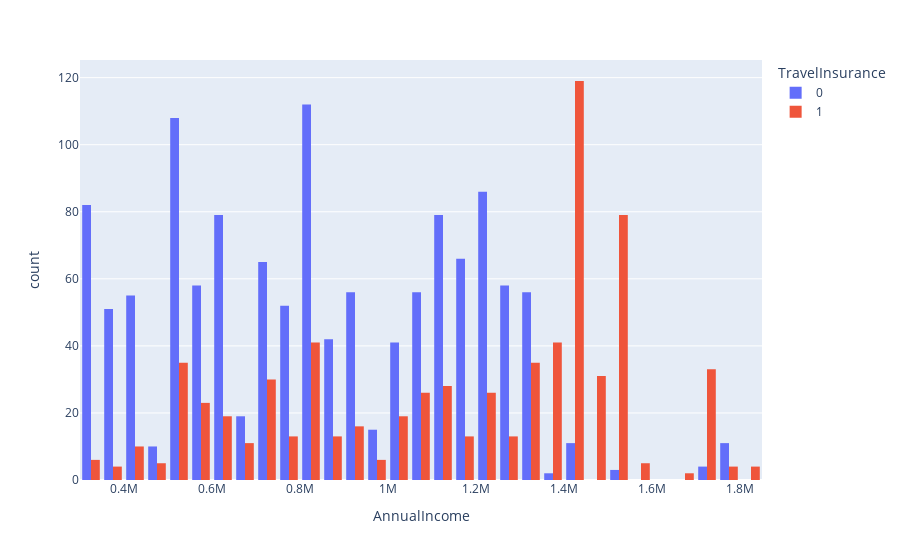

Notebook code for this chart:
### Code cell
# Graficamos la relación entre la variable de entrada y la de salida.
px.histogram(dataset, x='AnnualIncome', color='TravelInsurance', barmode='group')

### Figure 1 — Plotly figure (JSON) as saved in the notebook; plotly's stock layout.template omitted (floating-point values rounded to 4 significant figures; data arrays with more than 128 entries replaced by an {"elided": "..."} marker saying what was removed)
{"data": [{"alignmentgroup": "True", "bingroup": "x", "hovertemplate": "TravelInsurance=0<br>AnnualIncome=%{x}<br>count=%{y}<extra></extra>", "legendgroup": "0", "marker": {"color": "#636efa", "pattern": {"shape": ""}}, "name": "0", "offsetgroup": "0", "orientation": "v", "showlegend": true, "type": "histogram", "x": {"elided": "1277 int values"}, "xaxis": "x", "yaxis": "y"}, {"alignmentgroup": "True", "bingroup": "x", "hovertemplate": "TravelInsurance=1<br>AnnualIncome=%{x}<br>count=%{y}<extra></extra>", "legendgroup": "1", "marker": {"color": "#EF553B", "pattern": {"shape": ""}}, "name": "1", "offsetgroup": "1", "orientation": "v", "showlegend": true, "type": "histogram", "x": {"elided": "710 int values"}, "xaxis": "x", "yaxis": "y"}], "layout": {"barmode": "group", "legend": {"title": {"text": "TravelInsurance"}, "tracegroupgap": 0}, "margin": {"t": 60}, "xaxis": {"anchor": "y", "domain": [0, 1], "title": {"text": "AnnualIncome"}}, "yaxis": {"anchor": "x", "domain": [0, 1], "title": {"text": "count"}}}}
